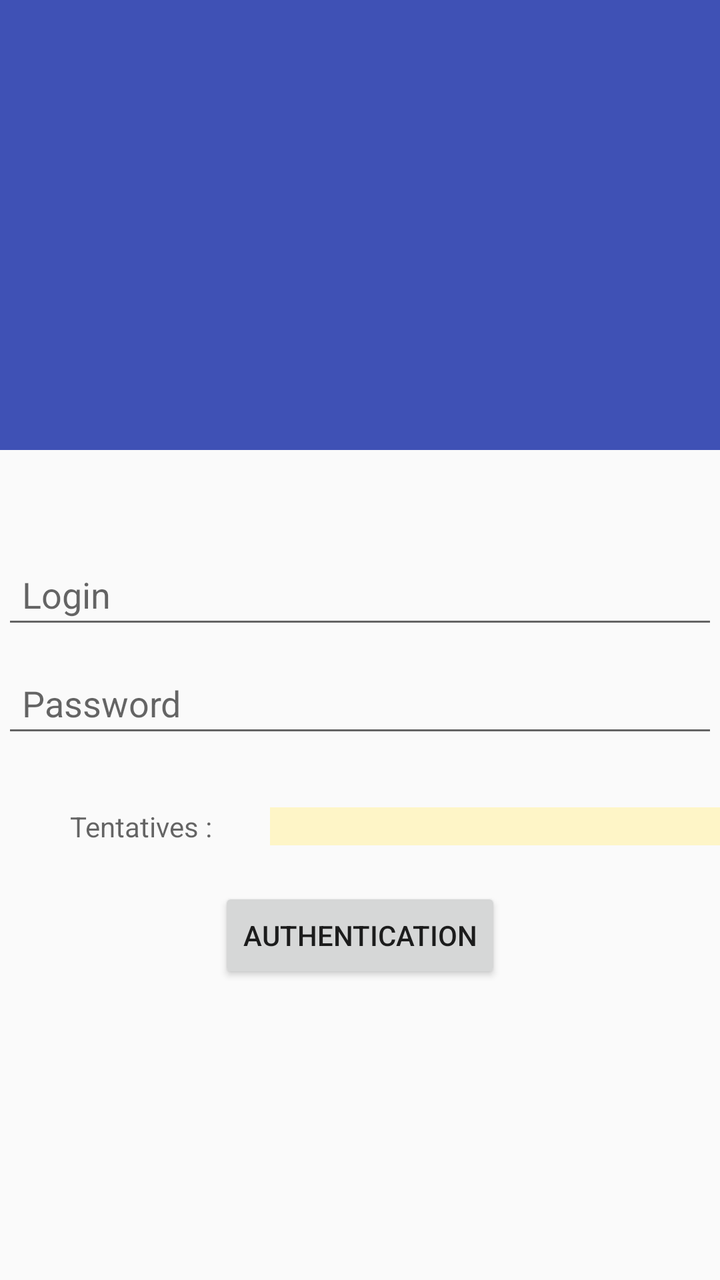
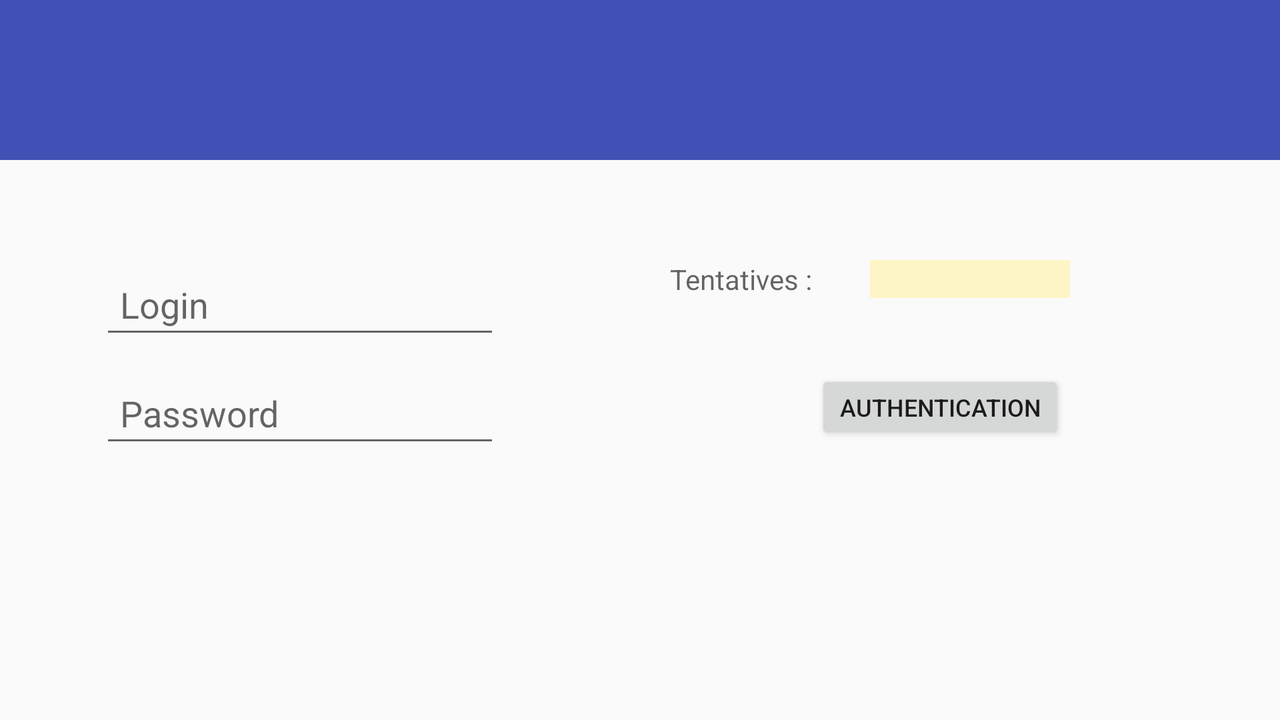

First picture: res/layout/ on a phone held upright. Second picture: the repository's own variant of that layout, on a device whose configuration matches the variant's folder. Source for both follows.
<!-- AndroidManifest.xml: application theme AppTheme -->
<!-- res/layout/activity_login.xml -->
<?xml version="1.0" encoding="utf-8"?>
    <RelativeLayout
        xmlns:android="http://schemas.android.com/apk/res/android"
        xmlns:app="http://schemas.android.com/apk/res-auto"
        xmlns:tools="http://schemas.android.com/tools"
        android:id="@+id/activity_login"
        android:layout_width="match_parent"
        android:layout_height="match_parent">

        <LinearLayout
            android:orientation="vertical"
            android:layout_width="match_parent"
            android:layout_height="match_parent"
            android:layout_alignParentTop="true"
            android:layout_alignParentStart="true">

            <LinearLayout
                android:orientation="vertical"
                android:layout_width="match_parent"
                android:layout_height="225dp"
                android:background="@color/colorPrimary"
                android:id="@+id/linearLayout">

                <ImageView
                    android:layout_gravity="center"
                    android:id="@+id/imageView"
                    android:layout_marginTop="20dp"
                    android:layout_width="125dp"
                    android:layout_height="125dp"
                    app:srcCompat="@drawable/lock" />
            </LinearLayout>

            <LinearLayout
                android:layout_width="match_parent"
                android:layout_height="match_parent"
                android:layout_below="@+id/linearLayout"
                android:orientation="vertical">

                <EditText
                    android:id="@+id/login"
                    android:layout_width="358dp"
                    android:layout_height="wrap_content"
                    android:layout_gravity="center"
                    android:layout_marginTop="50dp"
                    android:hint="Login"
                    android:inputType="textPersonName"
                    android:padding="10dp" />

                <EditText
                    android:id="@+id/password"
                    android:layout_width="358dp"
                    android:layout_height="wrap_content"
                    android:layout_gravity="center"
                    android:layout_marginTop="10dp"
                    android:hint="Password"
                    android:inputType="textPassword"
                    android:padding="10dp" />

                <LinearLayout
                    android:layout_width="match_parent"
                    android:layout_height="20dp"
                    android:layout_marginTop="30dp"
                    android:orientation="horizontal">

                    <TextView
                        android:layout_width="100dp"
                        android:layout_height="wrap_content"
                        android:layout_marginLeft="35dp"
                        android:hint="Tentatives :" />

                    <TextView
                        android:id="@+id/attempt"
                        android:layout_width="250dp"
                        android:layout_height="wrap_content"
                        android:background="@color/yellow"
                        android:hint="" />

                </LinearLayout>

                <Button
                    android:id="@+id/button_login"
                    android:layout_width="wrap_content"
                    android:layout_height="wrap_content"
                    android:layout_gravity="center"
                    android:layout_marginTop="20dp"
                    android:text="Authentication"
                    tools:layout_editor_absoluteX="66dp"
                    tools:layout_editor_absoluteY="332dp" />

            </LinearLayout>
        </LinearLayout>
    </RelativeLayout>
<!-- resources referenced by this layout -->
<resources>
  <color name="colorPrimary">#3F51B5</color>
  <color name="yellow">#FEF5C7</color>
  <style name="AppTheme" parent="AppBaseTheme">
  
          <item name="windowActionBar">false</item>
          <item name="windowNoTitle">true</item>
  
          
          <item name="colorPrimary">@color/colorPrimary</item>
          <item name="colorPrimaryDark">@color/colorPrimaryDark</item>
          <item name="colorAccent">@color/accent_color</item>
  
          <item name="android:statusBarColor" tools:targetApi="27">@color/colorPrimary</item>
          <item name="android:windowDrawsSystemBarBackgrounds" tools:targetApi="27">true</item>
  
      </style>
  <style name="AppBaseTheme" parent="@style/Theme.AppCompat.Light">
      </style>
  <color name="colorPrimaryDark">#303F9F</color>
  <color name="accent_color">@color/cyan</color>
  <color name="cyan">#00BCD4</color>
</resources>
<!-- res/layout-land/activity_login.xml (the repository's variant of the layout above) -->
<!-- drawn on the phone turned sideways -->
<?xml version="1.0" encoding="utf-8"?>
    <RelativeLayout
        xmlns:android="http://schemas.android.com/apk/res/android"
        xmlns:app="http://schemas.android.com/apk/res-auto"
        xmlns:tools="http://schemas.android.com/tools"
        android:id="@+id/activity_login"
        android:layout_width="match_parent"
        android:layout_height="match_parent">

        <LinearLayout
            android:orientation="vertical"
            android:layout_width="match_parent"
            android:layout_height="match_parent"
            android:layout_alignParentTop="true"
            android:layout_alignParentStart="true">

            <LinearLayout
                android:orientation="vertical"
                android:layout_width="match_parent"
                android:layout_height="80dp"
                android:background="@color/colorPrimary"
                android:id="@+id/linearLayout">

                <ImageView
                    android:layout_gravity="center"
                    android:id="@+id/imageView"
                    android:layout_marginTop="1dp"
                    android:layout_width="800dp"
                    android:layout_height="70dp"
                    app:srcCompat="@drawable/lock" />
            </LinearLayout>

            <LinearLayout
                android:layout_width="match_parent"
                android:layout_height="match_parent"
                android:orientation="horizontal">


                <LinearLayout
                    android:layout_width="300dp"
                    android:layout_height="match_parent"
                    android:layout_below="@+id/linearLayout"
                    android:orientation="vertical"
                    android:weightSum="1">

                    <EditText
                        android:id="@+id/login"
                        android:layout_width="200dp"
                        android:layout_height="wrap_content"
                        android:layout_gravity="center"
                        android:layout_marginTop="50dp"
                        android:hint="Login"
                        android:padding="10dp" />

                    <EditText
                        android:id="@+id/password"
                        android:layout_width="200dp"
                        android:layout_height="wrap_content"
                        android:layout_gravity="center"
                        android:layout_marginTop="10dp"
                        android:hint="Password"
                        android:inputType="textPassword"
                        android:padding="10dp" />
                </LinearLayout>

                <LinearLayout
                    android:layout_width="match_parent"
                    android:layout_height="match_parent"
                    android:orientation="vertical"
                    android:weightSum="1">

                    <LinearLayout
                            android:layout_width="match_parent"
                            android:layout_height="20dp"
                            android:layout_marginTop="50dp"
                            android:orientation="horizontal">

                            <TextView
                                android:layout_width="100dp"
                                android:layout_height="wrap_content"
                                android:layout_marginLeft="35dp"
                                android:hint="Tentatives :" />

                            <TextView
                                android:id="@+id/attempt"
                                android:layout_width="100dp"
                                android:layout_height="wrap_content"
                                android:background="@color/yellow"
                                android:hint="" />
                    </LinearLayout>

                    <Button
                        android:id="@+id/button"
                        android:layout_width="wrap_content"
                        android:layout_height="37dp"
                        android:layout_gravity="center"
                        android:layout_marginTop="35dp"
                        android:text="Authentication"
                        android:textSize="12dp"
                        tools:layout_editor_absoluteX="66dp"
                        tools:layout_editor_absoluteY="332dp" />

                </LinearLayout>
            </LinearLayout>
        </LinearLayout>
    </RelativeLayout>
